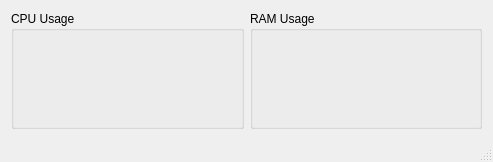
<?xml version="1.0" encoding="UTF-8"?>
<ui version="4.0">
 <class>MainWindow</class>
 <widget class="QMainWindow" name="MainWindow">
  <property name="geometry">
   <rect>
    <x>0</x>
    <y>0</y>
    <width>493</width>
    <height>162</height>
   </rect>
  </property>
  <property name="windowTitle">
   <string>SysInfo</string>
  </property>
  <widget class="QWidget" name="centralWidget">
   <layout class="QHBoxLayout" name="horizontalLayout">
    <item>
     <widget class="QGroupBox" name="cpuBox">
      <property name="title">
       <string>CPU Usage</string>
      </property>
      <layout class="QHBoxLayout" name="horizontalLayout_2"/>
     </widget>
    </item>
    <item>
     <widget class="QGroupBox" name="ramBox">
      <property name="title">
       <string>RAM Usage</string>
      </property>
      <layout class="QHBoxLayout" name="horizontalLayout_3"/>
     </widget>
    </item>
   </layout>
  </widget>
  <widget class="QStatusBar" name="statusBar"/>
 </widget>
 <layoutdefault spacing="6" margin="11"/>
 <resources/>
 <connections/>
</ui>
